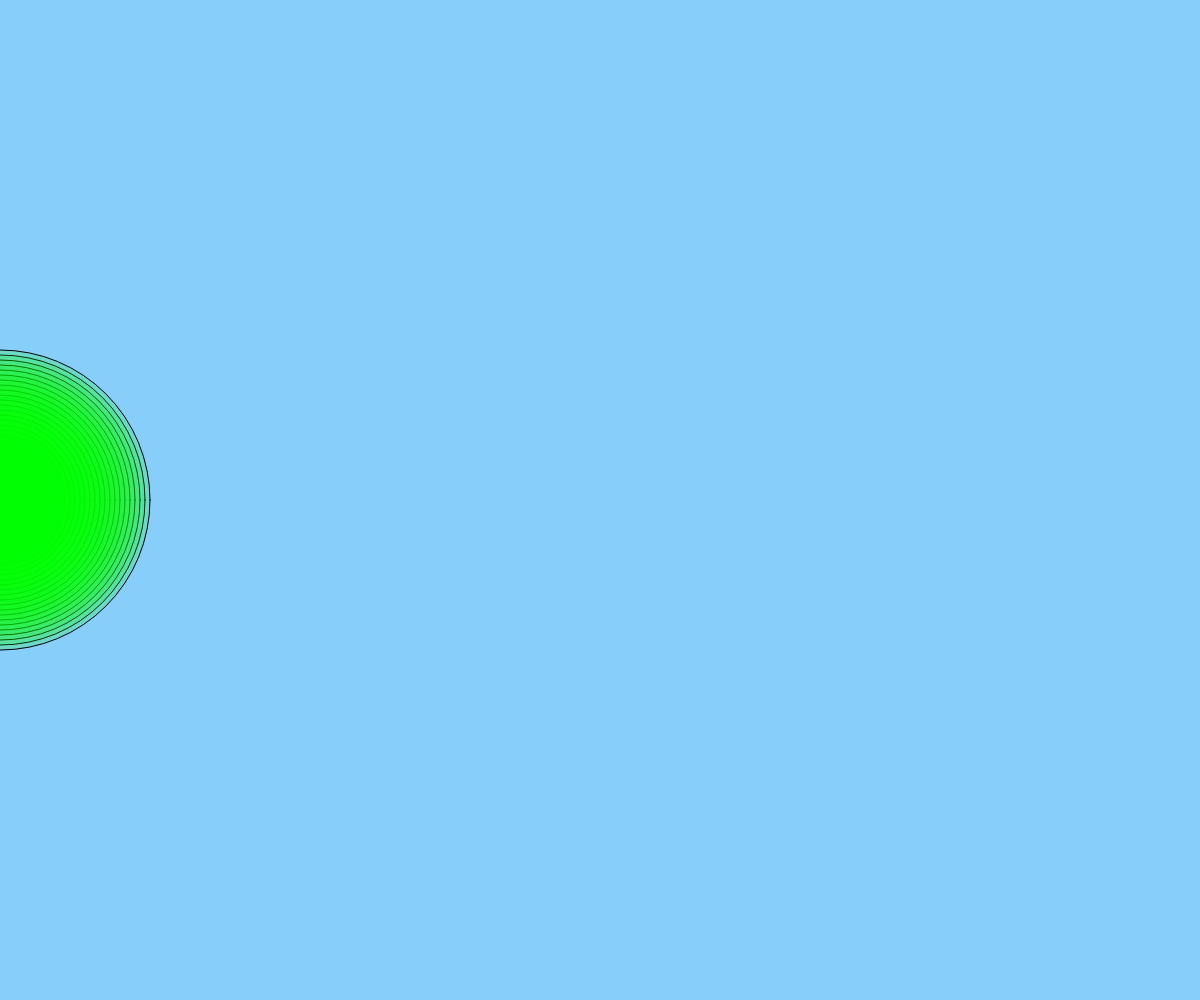
Frame 1 (no input)
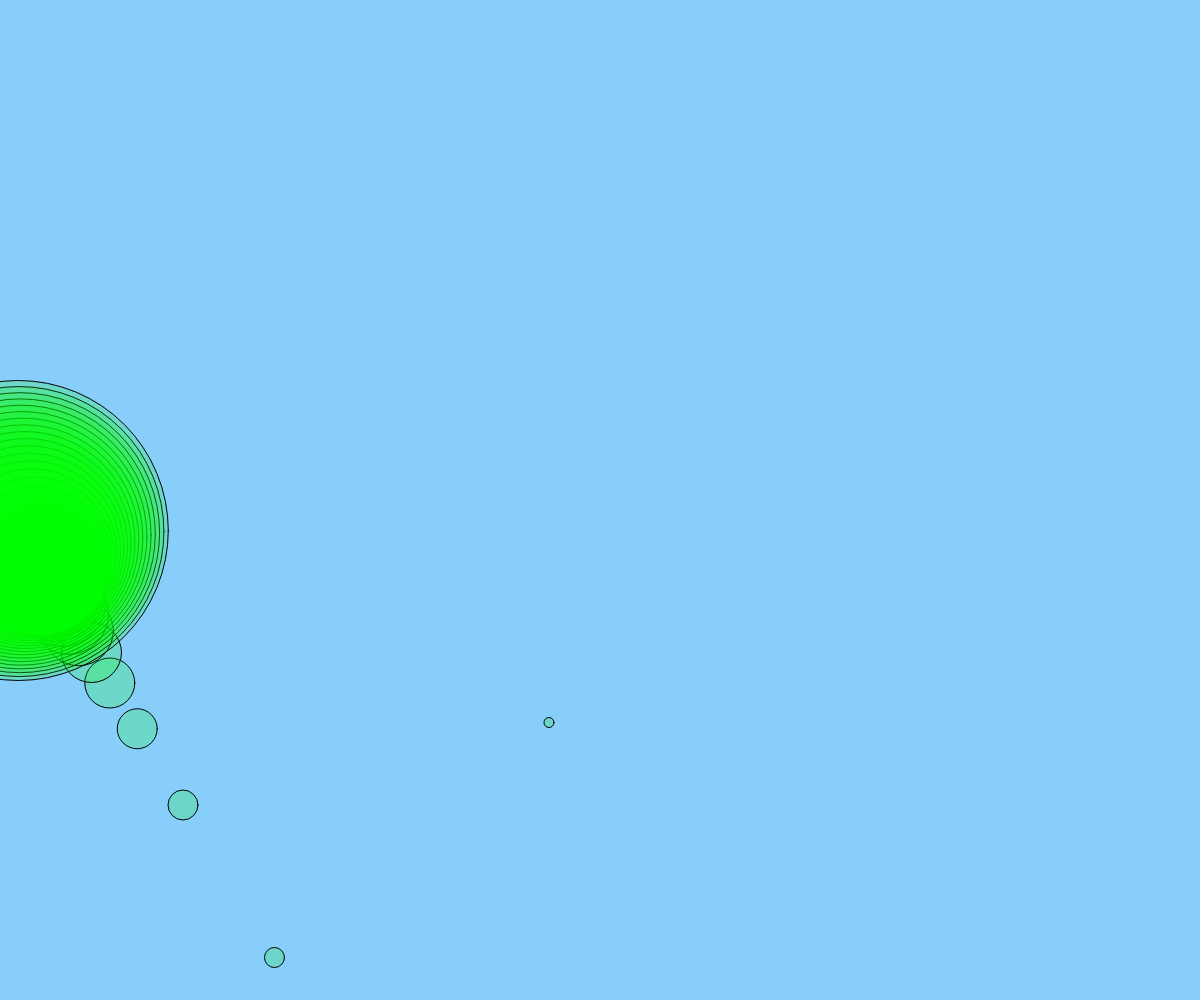
Frame 60 (no input)
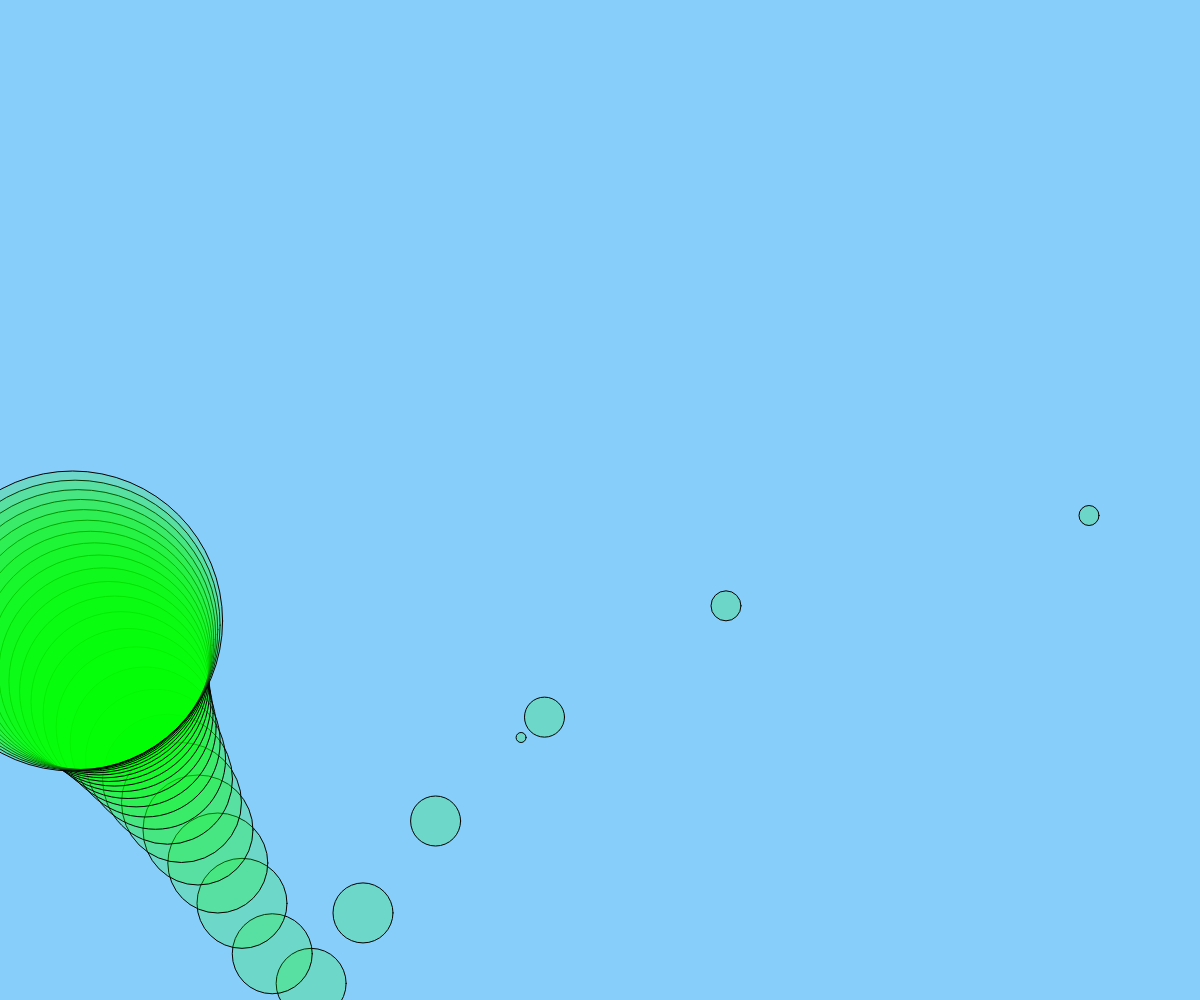
Frame 120 (the mouse pressed at the canvas centre since frame 60)

The p5.js sketch that drew these frames (run headless with seeded random() and noise() and a simulated clock; from frame 60 on, the mouse is pressed at the canvas centre):

// p5.js sketch
// ── sketch.js
let movers=[];
let NUMBER_OF_MOVERS=30;

function setup() {
    createCanvas(innerWidth, innerHeight);

    for(let i=0; i< NUMBER_OF_MOVERS; i++){
        let startPosition=createVector(0, height/2);
        movers.push(new Mover(10*(i+1), startPosition));
    }

}

function draw() {
    background("LightSkyBlue");    
    let wind=createVector(3,0);
    let gravity=createVector(0,5);    

    for(let i=0; i< NUMBER_OF_MOVERS; i++){
        movers[i].applyForce(wind);
        movers[i].applyForce(gravity);    
    
        movers[i].move();
        movers[i].checkEdges();
        movers[i].show();    
    }    

}
// ── mover.js
class Mover{
    constructor(size, position){
        this.size=size;
        this.mass=this.size;
        this.position=position;
        this.acceleration=createVector(0,0);
        this.velocity=createVector(0,0);
    }

    move(){
        this.velocity.add(this.acceleration);
        this.position.add(this.velocity);
        this.acceleration.mult(0);
    }

    show(){
        fill(0, 255, 0, 50);
        ellipse(this.position.x, this.position.y, 
            this.size, this.size);
    }

    applyForce(force){
        let accelToAdd=force.copy().div(this.mass);
        this.acceleration.add(accelToAdd);
    }

    checkEdges(){
        if(this.position.x>width){
            this.velocity.x=this.velocity.x*-1;
            this.position.x=width;
        }
        if(this.position.x<0){
            this.velocity.x=this.velocity.x*-1;
            this.position.x=0;
        }        
        if(this.position.y<0){
            this.velocity.y=this.velocity.y*-1;
            this.position.y=0;
        }                
        if(this.position.y>height){
            this.velocity.y=this.velocity.y*-1;
            this.position.y=height;
        }                        
    }
}
